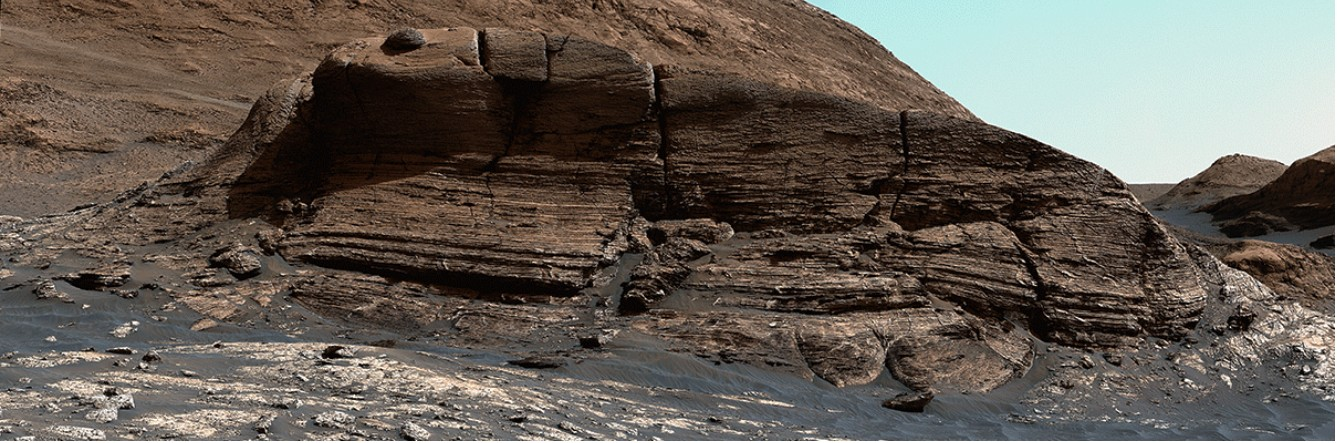
#> input picture yes.jpg, 1337 x 443 px
$ python yes.py
#> lines starting #> are read from the running program, lines starting #| are printed output that depends on the picture
import cv2
import numpy as np
from matplotlib import pyplot as plt
from datetime import datetime

start_orb = datetime.now()

imgg = cv2.imread('yes.jpg', cv2.IMREAD_GRAYSCALE)
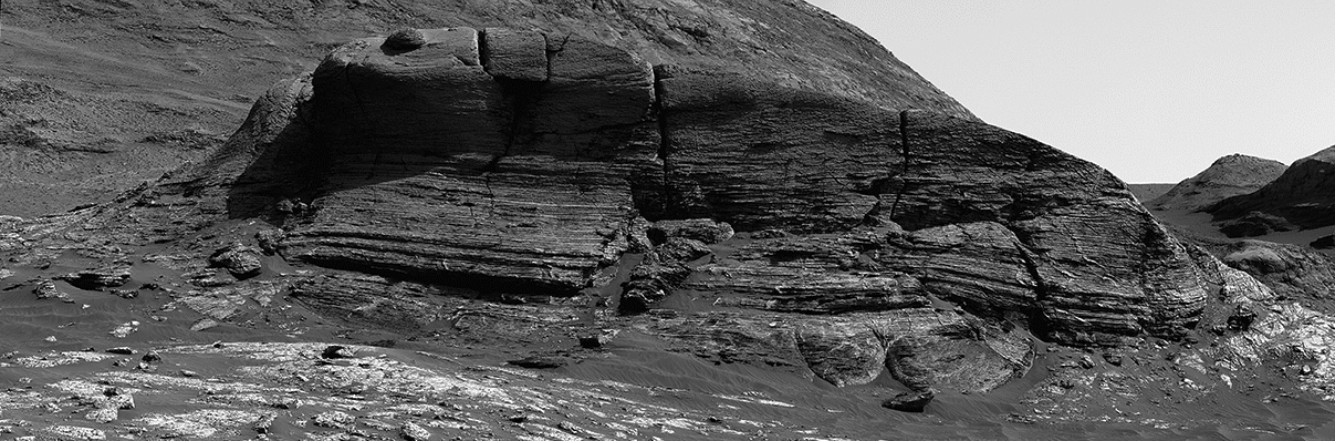
#> imgg: shape (443, 1337); min 0, max 255, mean 94.8
img = cv2.imread('yes2.jpg', cv2.IMREAD_GRAYSCALE)
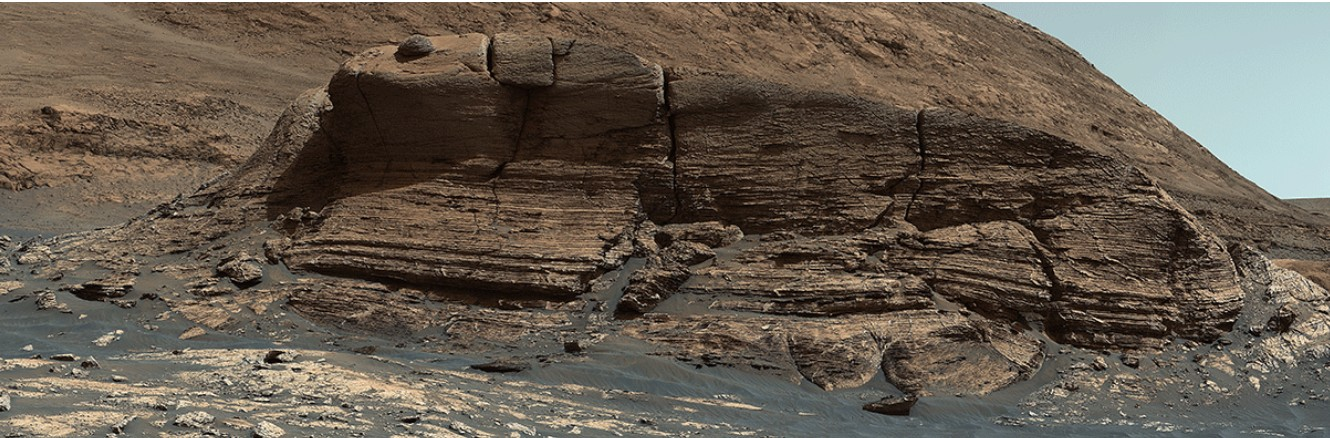
#> input picture yes2.jpg, 1330 x 438 px
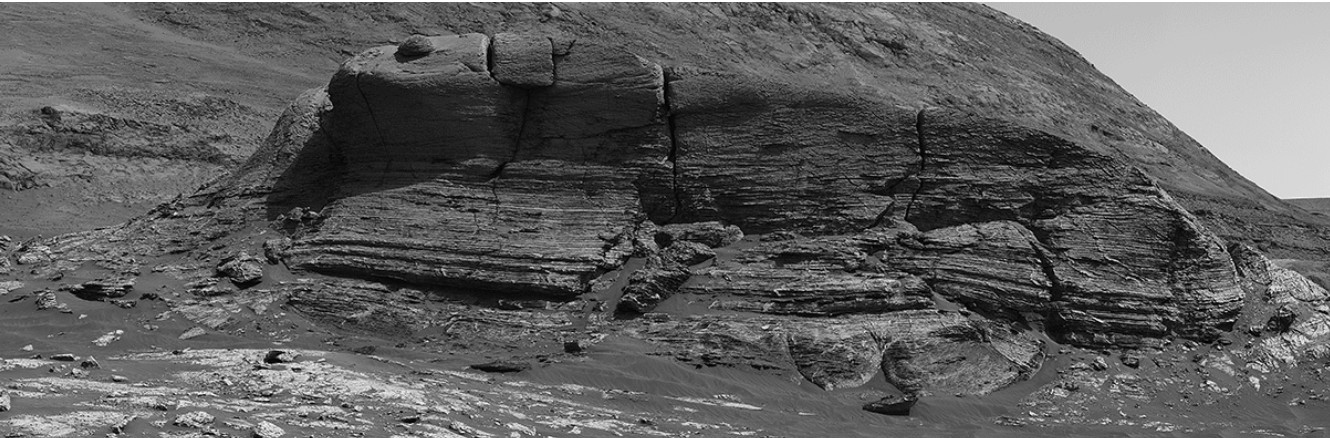
#> img: shape (438, 1330); min 0, max 255, mean 93.6

img1 = cv2.resize(imgg, (640, 480))
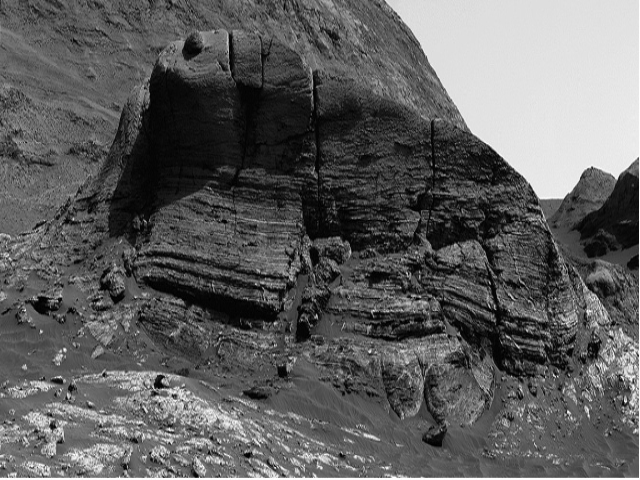
#> img1: shape (480, 640); min 0, max 255, mean 94.7
img2 = cv2.resize(img, (640, 480))
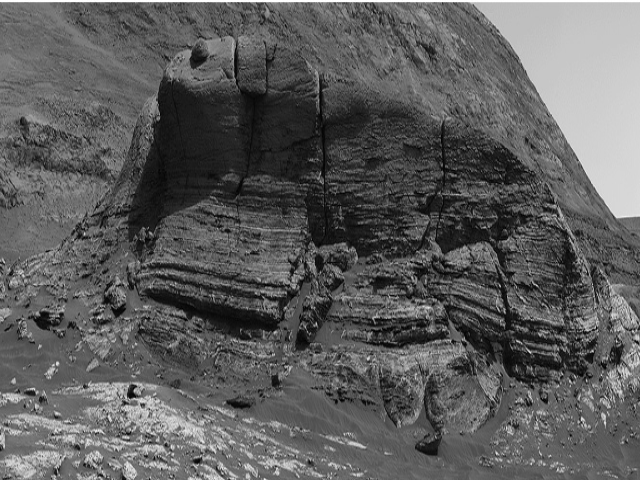
#> img2: shape (480, 640); min 0, max 255, mean 93.5

h, w = img2.shape[:2]
#> h = 480; w = 640

orb = cv2.ORB_create(
    nfeatures=500,
    scaleFactor=1.2,
    nlevels=8,
    edgeThreshold=31,
    fastThreshold=20
)

kp1, des1 = orb.detectAndCompute(img1, None)
#> kp1 = 500 keypoints; strongest (x, y, size): (162, 377, 31), (52, 427, 37.2), (104, 374, 31), (162, 380, 31)

if img1 is None or img2 is None:
    print("Could not open or find the images.")
    exit()

percent_kept = []
scores = []
num_matches_list = []
num_inliers_list = []

for i in range(146):
    percent = 100 - i * 0.5
    scale = percent / 100.0

    new_h = int(h * scale)
    new_w = int(w * scale)
    remove_h = int((h - new_h) / 2)
    remove_w = int((w - new_w) / 2)

    y1 = remove_h
    y2 = h - remove_h
    x1 = remove_w
    x2 = w - remove_w
    crop = img2[y1:y2, x1:x2]

    kp2, des2 = orb.detectAndCompute(crop, None)

    if des2 is None or des1 is None:
        percent_kept.append(percent)
        scores.append(0)
        num_matches_list.append(0)
        num_inliers_list.append(0)
        print(f"{i} -- Not enough descriptors")
        continue

    bf = cv2.BFMatcher(cv2.NORM_HAMMING, crossCheck=False)
    knn_matches = bf.knnMatch(des1, des2, k=2)

    good_matches = []
    ratio_thresh = 0.75
    for m, n in knn_matches:
        if m.distance < ratio_thresh * n.distance:
            good_matches.append(m)

    total_good_matches = len(good_matches)

    if total_good_matches < 8:
        percent_kept.append(percent)
        scores.append(0)
        num_matches_list.append(total_good_matches)
        num_inliers_list.append(0)
        print(f"{i} -- Not enough good matches")
        continue

    pts1 = np.float32([kp1[m.queryIdx].pt for m in good_matches]).reshape(-1, 1, 2)
    pts2 = np.float32([kp2[m.trainIdx].pt for m in good_matches]).reshape(-1, 1, 2)

    F, mask = cv2.findFundamentalMat(
        pts1, pts2,
        cv2.FM_RANSAC,
        ransacReprojThreshold=3.0,
        confidence=0.99
    )

    if mask is None:
        inliers = 0
    else:
        inliers = int(mask.sum())

    score = inliers / total_good_matches if total_good_matches > 0 else 0

    print(f"Percent kept: {percent:.2f}, Matches={total_good_matches}, Inliers={inliers}, Score={score:.3f}")

    percent_kept.append(percent)
    scores.append(score)
    num_matches_list.append(total_good_matches)
    num_inliers_list.append(inliers)
#> this loop made 146 passes
#> (inliers, score) on passes 1 to 12: (129, 0.89), (146, 0.918), (128, 0.842), (140, 0.892), (138, 0.908), (129, 0.89), (120, 0.87), (132, 0.874), (130, 0.884), (144, 0.935), (132, 0.874), (129, 0.884)
#| Percent kept: 100.00, Matches=145, Inliers=129, Score=0.890
#| Percent kept: 99.50, Matches=159, Inliers=146, Score=0.918
#| Percent kept: 99.00, Matches=152, Inliers=128, Score=0.842
#| Percent kept: 98.50, Matches=157, Inliers=140, Score=0.892
#| Percent kept: 98.00, Matches=152, Inliers=138, Score=0.908
#| Percent kept: 97.50, Matches=145, Inliers=129, Score=0.890
#| Percent kept: 97.00, Matches=138, Inliers=120, Score=0.870
#| Percent kept: 96.50, Matches=151, Inliers=132, Score=0.874
#> (further printed lines are left out)
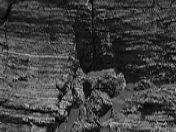
#> crop: shape (132, 176); min 1, max 186, mean 64.6

plt.figure()
plt.plot(percent_kept, num_matches_list)
plt.xlabel("Percent of image kept")
plt.ylabel("Number of good matches")
plt.title("Good matches vs crop percentage in orb")
plt.grid(True)
plt.gca().invert_xaxis()

plt.figure()
plt.plot(percent_kept, scores)
plt.gca().invert_xaxis()
plt.xlabel("Percent of image kept")
plt.ylabel("RANSAC score (inliers / good matches)")
plt.title("RANSAC score vs crop percentage")
plt.grid(True)
plt.show()
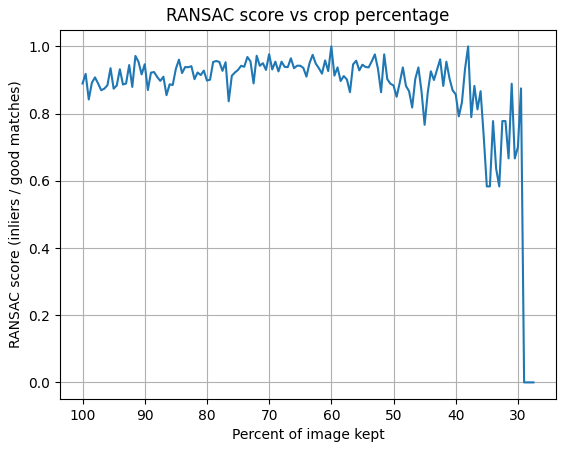
#> figure drawn by matplotlib, 1 panel
